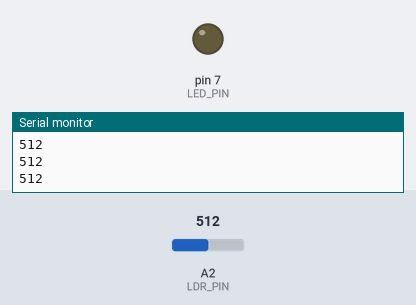
Bench run of a sketch on a simulated Arduino Mega 2560, built with avr-gcc and run on an emulated ATmega2560. On the bench: output pins drawn as LEDs (lit = HIGH), the last lines printed to the serial monitor. Inputs (shaded band) come from the test bench; at power-on: A2 (LDR_PIN) = 512.

Above: at 1.2 s.
1.3 s: A2 (LDR_PIN) set to 487
At 2.3 s:
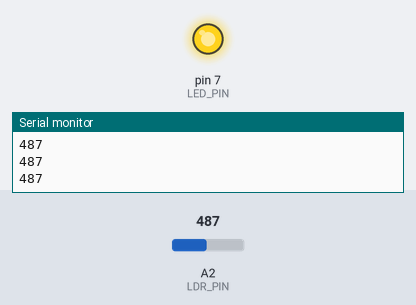
2.8 s: A2 (LDR_PIN) set to 510
At 3.6 s:
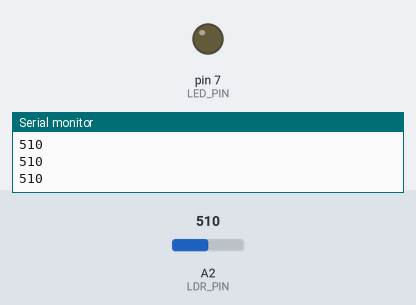
4.3 s: A2 (LDR_PIN) set to 490
At 4.9 s:
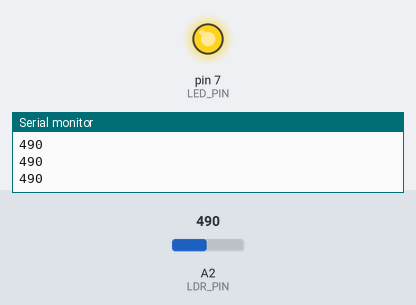
Timing chart, 0 to 7.3 s (numbered marks = the images above; inputs shaded):
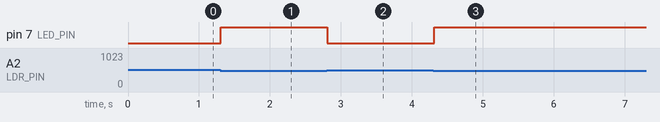

Measured:
- the behaviour switches between 500 and 499 on A2 (LDR_PIN) (found by bisection; images 0 and 1)
- after the input at 1.3 s, pin 7 (LED_PIN): LOW → HIGH at once
- after the input at 2.8 s, pin 7 (LED_PIN): HIGH → LOW at once
- after the input at 4.3 s, pin 7 (LED_PIN): LOW → HIGH at once

The sketch:

Sketch2.ino
```cpp
const int LDR_PIN = A2;  // Analog pin for LDR
const int LED_PIN = 7;   // Digital pin for LED
const int THRESHOLD = 500; // Adjust based on environment

void setup()
{
  Serial.begin(9600);
  pinMode(LED_PIN, OUTPUT);
}

void loop()
{
  int ldrValue = analogRead(LDR_PIN); // Read ldrValue
  Serial.println(ldrValue);

  bool LED_State = (ldrValue < THRESHOLD);
  digitalWrite(LED_PIN, LED_State); // Turn on or off LED

  delay(100);
}
```
